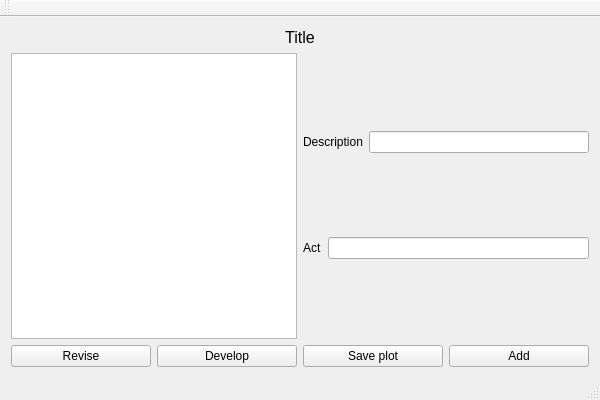
<?xml version="1.0" encoding="UTF-8"?>
<ui version="4.0">
 <class>ScreenWritingClass</class>
 <widget class="QMainWindow" name="ScreenWritingClass">
  <property name="geometry">
   <rect>
    <x>0</x>
    <y>0</y>
    <width>600</width>
    <height>400</height>
   </rect>
  </property>
  <property name="windowTitle">
   <string>ScreenWriting</string>
  </property>
  <widget class="QWidget" name="centralWidget">
   <layout class="QVBoxLayout" name="verticalLayout_2">
    <item>
     <widget class="QLabel" name="titleLabel">
      <property name="font">
       <font>
        <pointsize>12</pointsize>
       </font>
      </property>
      <property name="text">
       <string>Title</string>
      </property>
      <property name="alignment">
       <set>Qt::AlignCenter</set>
      </property>
     </widget>
    </item>
    <item>
     <layout class="QHBoxLayout" name="horizontalLayout_4">
      <item>
       <widget class="QTableView" name="tableView"/>
      </item>
      <item>
       <layout class="QVBoxLayout" name="verticalLayout">
        <item>
         <layout class="QHBoxLayout" name="horizontalLayout_2">
          <item>
           <widget class="QLabel" name="descriptionLabel">
            <property name="text">
             <string>Description</string>
            </property>
           </widget>
          </item>
          <item>
           <widget class="QLineEdit" name="descriptionLineEdit"/>
          </item>
         </layout>
        </item>
        <item>
         <layout class="QHBoxLayout" name="horizontalLayout">
          <item>
           <widget class="QLabel" name="actLabel">
            <property name="text">
             <string>Act</string>
            </property>
           </widget>
          </item>
          <item>
           <widget class="QLineEdit" name="actLineEdit"/>
          </item>
         </layout>
        </item>
       </layout>
      </item>
     </layout>
    </item>
    <item>
     <layout class="QHBoxLayout" name="horizontalLayout_3">
      <item>
       <widget class="QPushButton" name="reviseButton">
        <property name="text">
         <string>Revise</string>
        </property>
       </widget>
      </item>
      <item>
       <widget class="QPushButton" name="developButton">
        <property name="text">
         <string>Develop</string>
        </property>
       </widget>
      </item>
      <item>
       <widget class="QPushButton" name="savePlotButton">
        <property name="text">
         <string>Save plot</string>
        </property>
       </widget>
      </item>
      <item>
       <widget class="QPushButton" name="addButton">
        <property name="text">
         <string>Add</string>
        </property>
       </widget>
      </item>
     </layout>
    </item>
   </layout>
  </widget>
  <widget class="QMenuBar" name="menuBar">
   <property name="geometry">
    <rect>
     <x>0</x>
     <y>0</y>
     <width>600</width>
     <height>22</height>
    </rect>
   </property>
  </widget>
  <widget class="QToolBar" name="mainToolBar">
   <attribute name="toolBarArea">
    <enum>TopToolBarArea</enum>
   </attribute>
   <attribute name="toolBarBreak">
    <bool>false</bool>
   </attribute>
  </widget>
  <widget class="QStatusBar" name="statusBar"/>
 </widget>
 <layoutdefault spacing="6" margin="11"/>
 <resources>
  <include location="ScreenWriting.qrc"/>
 </resources>
 <connections>
  <connection>
   <sender>reviseButton</sender>
   <signal>clicked()</signal>
   <receiver>ScreenWritingClass</receiver>
   <slot>reviseIdea()</slot>
   <hints>
    <hint type="sourcelabel">
     <x>80</x>
     <y>360</y>
    </hint>
    <hint type="destinationlabel">
     <x>17</x>
     <y>373</y>
    </hint>
   </hints>
  </connection>
  <connection>
   <sender>developButton</sender>
   <signal>clicked()</signal>
   <receiver>ScreenWritingClass</receiver>
   <slot>developIdea()</slot>
   <hints>
    <hint type="sourcelabel">
     <x>201</x>
     <y>358</y>
    </hint>
    <hint type="destinationlabel">
     <x>139</x>
     <y>374</y>
    </hint>
   </hints>
  </connection>
  <connection>
   <sender>savePlotButton</sender>
   <signal>clicked()</signal>
   <receiver>ScreenWritingClass</receiver>
   <slot>savePlot()</slot>
   <hints>
    <hint type="sourcelabel">
     <x>353</x>
     <y>359</y>
    </hint>
    <hint type="destinationlabel">
     <x>301</x>
     <y>374</y>
    </hint>
   </hints>
  </connection>
  <connection>
   <sender>addButton</sender>
   <signal>clicked()</signal>
   <receiver>ScreenWritingClass</receiver>
   <slot>addIdea()</slot>
   <hints>
    <hint type="sourcelabel">
     <x>490</x>
     <y>361</y>
    </hint>
    <hint type="destinationlabel">
     <x>440</x>
     <y>376</y>
    </hint>
   </hints>
  </connection>
 </connections>
 <slots>
  <slot>reviseIdea()</slot>
  <slot>developIdea()</slot>
  <slot>savePlot()</slot>
  <slot>addIdea()</slot>
 </slots>
</ui>
